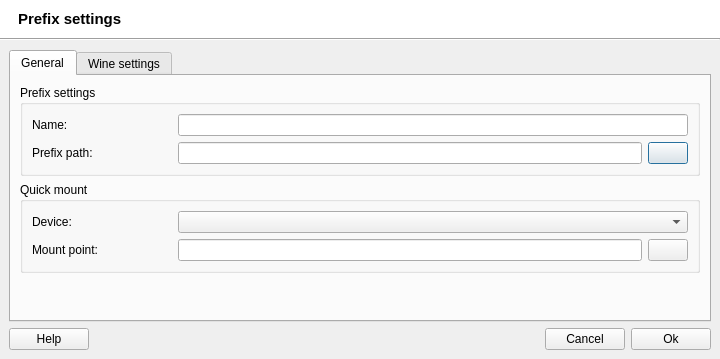
<?xml version="1.0" encoding="UTF-8"?>
<ui version="4.0">
 <class>PrefixSettings</class>
 <widget class="QDialog" name="PrefixSettings">
  <property name="geometry">
   <rect>
    <x>0</x>
    <y>0</y>
    <width>718</width>
    <height>359</height>
   </rect>
  </property>
  <property name="windowTitle">
   <string>Prefix settings</string>
  </property>
  <property name="windowIcon">
   <iconset>
    <normaloff>:/data/q4wine.png</normaloff>:/data/q4wine.png</iconset>
  </property>
  <layout class="QVBoxLayout">
   <property name="spacing">
    <number>0</number>
   </property>
   <property name="margin">
    <number>0</number>
   </property>
   <item>
    <widget class="QWidget" name="widget_7" native="true">
     <property name="palette">
      <palette>
       <active>
        <colorrole role="Button">
         <brush brushstyle="SolidPattern">
          <color alpha="255">
           <red>255</red>
           <green>255</green>
           <blue>255</blue>
          </color>
         </brush>
        </colorrole>
        <colorrole role="Midlight">
         <brush brushstyle="SolidPattern">
          <color alpha="255">
           <red>255</red>
           <green>255</green>
           <blue>255</blue>
          </color>
         </brush>
        </colorrole>
        <colorrole role="Base">
         <brush brushstyle="SolidPattern">
          <color alpha="255">
           <red>255</red>
           <green>255</green>
           <blue>255</blue>
          </color>
         </brush>
        </colorrole>
        <colorrole role="Window">
         <brush brushstyle="SolidPattern">
          <color alpha="255">
           <red>255</red>
           <green>255</green>
           <blue>255</blue>
          </color>
         </brush>
        </colorrole>
       </active>
       <inactive>
        <colorrole role="Button">
         <brush brushstyle="SolidPattern">
          <color alpha="255">
           <red>255</red>
           <green>255</green>
           <blue>255</blue>
          </color>
         </brush>
        </colorrole>
        <colorrole role="Midlight">
         <brush brushstyle="SolidPattern">
          <color alpha="255">
           <red>255</red>
           <green>255</green>
           <blue>255</blue>
          </color>
         </brush>
        </colorrole>
        <colorrole role="Base">
         <brush brushstyle="SolidPattern">
          <color alpha="255">
           <red>255</red>
           <green>255</green>
           <blue>255</blue>
          </color>
         </brush>
        </colorrole>
        <colorrole role="Window">
         <brush brushstyle="SolidPattern">
          <color alpha="255">
           <red>255</red>
           <green>255</green>
           <blue>255</blue>
          </color>
         </brush>
        </colorrole>
       </inactive>
       <disabled>
        <colorrole role="Button">
         <brush brushstyle="SolidPattern">
          <color alpha="255">
           <red>255</red>
           <green>255</green>
           <blue>255</blue>
          </color>
         </brush>
        </colorrole>
        <colorrole role="Midlight">
         <brush brushstyle="SolidPattern">
          <color alpha="255">
           <red>255</red>
           <green>255</green>
           <blue>255</blue>
          </color>
         </brush>
        </colorrole>
        <colorrole role="Base">
         <brush brushstyle="SolidPattern">
          <color alpha="255">
           <red>255</red>
           <green>255</green>
           <blue>255</blue>
          </color>
         </brush>
        </colorrole>
        <colorrole role="Window">
         <brush brushstyle="SolidPattern">
          <color alpha="255">
           <red>255</red>
           <green>255</green>
           <blue>255</blue>
          </color>
         </brush>
        </colorrole>
       </disabled>
      </palette>
     </property>
     <property name="autoFillBackground">
      <bool>true</bool>
     </property>
     <layout class="QHBoxLayout">
      <property name="leftMargin">
       <number>18</number>
      </property>
      <item>
       <widget class="QLabel" name="lblCaption">
        <property name="font">
         <font>
          <pointsize>11</pointsize>
          <weight>75</weight>
          <bold>true</bold>
         </font>
        </property>
        <property name="text">
         <string>Prefix settings</string>
        </property>
       </widget>
      </item>
      <item>
       <spacer>
        <property name="orientation">
         <enum>Qt::Horizontal</enum>
        </property>
        <property name="sizeHint" stdset="0">
         <size>
          <width>40</width>
          <height>20</height>
         </size>
        </property>
       </spacer>
      </item>
      <item>
       <widget class="QLabel" name="lblLogo">
        <property name="text">
         <string/>
        </property>
        <property name="pixmap">
         <pixmap>:/data/exec.png</pixmap>
        </property>
       </widget>
      </item>
     </layout>
    </widget>
   </item>
   <item>
    <widget class="Line" name="line">
     <property name="orientation">
      <enum>Qt::Horizontal</enum>
     </property>
    </widget>
   </item>
   <item>
    <widget class="QWidget" name="widget" native="true">
     <layout class="QVBoxLayout">
      <item>
       <widget class="QTabWidget" name="twbGeneral">
        <property name="currentIndex">
         <number>0</number>
        </property>
        <widget class="QWidget" name="tab_4">
         <attribute name="title">
          <string>General</string>
         </attribute>
         <layout class="QVBoxLayout">
          <item>
           <widget class="QGroupBox" name="groupBox_5">
            <property name="title">
             <string>Prefix settings</string>
            </property>
            <layout class="QVBoxLayout">
             <item>
              <widget class="QWidget" name="widget_15" native="true">
               <layout class="QHBoxLayout">
                <property name="margin">
                 <number>0</number>
                </property>
                <item>
                 <widget class="QLabel" name="label_14">
                  <property name="minimumSize">
                   <size>
                    <width>140</width>
                    <height>0</height>
                   </size>
                  </property>
                  <property name="maximumSize">
                   <size>
                    <width>140</width>
                    <height>16777215</height>
                   </size>
                  </property>
                  <property name="text">
                   <string>Name:</string>
                  </property>
                 </widget>
                </item>
                <item>
                 <widget class="QLineEdit" name="txtPrefixName"/>
                </item>
               </layout>
              </widget>
             </item>
             <item>
              <widget class="QWidget" name="widget_16" native="true">
               <layout class="QHBoxLayout">
                <property name="margin">
                 <number>0</number>
                </property>
                <item>
                 <widget class="QLabel" name="label_15">
                  <property name="minimumSize">
                   <size>
                    <width>140</width>
                    <height>0</height>
                   </size>
                  </property>
                  <property name="maximumSize">
                   <size>
                    <width>140</width>
                    <height>16777215</height>
                   </size>
                  </property>
                  <property name="text">
                   <string>Prefix path:</string>
                  </property>
                 </widget>
                </item>
                <item>
                 <widget class="QLineEdit" name="txtPrefixPath"/>
                </item>
                <item>
                 <widget class="QPushButton" name="cmdGetPrefixPath">
                  <property name="text">
                   <string/>
                  </property>
                  <property name="iconSize">
                   <size>
                    <width>16</width>
                    <height>16</height>
                   </size>
                  </property>
                 </widget>
                </item>
               </layout>
              </widget>
             </item>
            </layout>
           </widget>
          </item>
          <item>
           <widget class="QGroupBox" name="groupBox_7">
            <property name="title">
             <string>Quick mount</string>
            </property>
            <layout class="QVBoxLayout">
             <item>
              <widget class="QWidget" name="widget_17" native="true">
               <layout class="QHBoxLayout">
                <property name="margin">
                 <number>0</number>
                </property>
                <item>
                 <widget class="QLabel" name="label_16">
                  <property name="minimumSize">
                   <size>
                    <width>140</width>
                    <height>0</height>
                   </size>
                  </property>
                  <property name="maximumSize">
                   <size>
                    <width>140</width>
                    <height>16777215</height>
                   </size>
                  </property>
                  <property name="text">
                   <string>Device:</string>
                  </property>
                 </widget>
                </item>
                <item>
                 <widget class="QComboBox" name="comboDeviceList"/>
                </item>
               </layout>
              </widget>
             </item>
             <item>
              <widget class="QWidget" name="widget_18" native="true">
               <layout class="QHBoxLayout">
                <property name="margin">
                 <number>0</number>
                </property>
                <item>
                 <widget class="QLabel" name="label_17">
                  <property name="minimumSize">
                   <size>
                    <width>140</width>
                    <height>0</height>
                   </size>
                  </property>
                  <property name="maximumSize">
                   <size>
                    <width>140</width>
                    <height>16777215</height>
                   </size>
                  </property>
                  <property name="text">
                   <string>Mount point:</string>
                  </property>
                 </widget>
                </item>
                <item>
                 <widget class="QLineEdit" name="txtMountPoint"/>
                </item>
                <item>
                 <widget class="QPushButton" name="cmdGetMountPoint">
                  <property name="text">
                   <string/>
                  </property>
                  <property name="iconSize">
                   <size>
                    <width>16</width>
                    <height>16</height>
                   </size>
                  </property>
                 </widget>
                </item>
               </layout>
              </widget>
             </item>
            </layout>
           </widget>
          </item>
          <item>
           <spacer>
            <property name="orientation">
             <enum>Qt::Vertical</enum>
            </property>
            <property name="sizeHint" stdset="0">
             <size>
              <width>680</width>
              <height>21</height>
             </size>
            </property>
           </spacer>
          </item>
         </layout>
        </widget>
        <widget class="QWidget" name="tab">
         <attribute name="title">
          <string>Wine settings</string>
         </attribute>
         <layout class="QVBoxLayout">
          <item>
           <widget class="QGroupBox" name="groupBox">
            <property name="title">
             <string>Wine settings</string>
            </property>
            <layout class="QVBoxLayout">
             <item>
              <widget class="QLabel" name="label_4">
               <property name="sizePolicy">
                <sizepolicy hsizetype="Preferred" vsizetype="MinimumExpanding">
                 <horstretch>0</horstretch>
                 <verstretch>0</verstretch>
                </sizepolicy>
               </property>
               <property name="text">
                <string>If you wish to use different wine versions, you may wish set custom wine paths here.
Note: leave it blank for default.</string>
               </property>
               <property name="scaledContents">
                <bool>false</bool>
               </property>
               <property name="wordWrap">
                <bool>true</bool>
               </property>
              </widget>
             </item>
             <item>
              <widget class="QWidget" name="widget_2" native="true">
               <layout class="QHBoxLayout">
                <property name="margin">
                 <number>0</number>
                </property>
                <item>
                 <widget class="QLabel" name="label">
                  <property name="minimumSize">
                   <size>
                    <width>140</width>
                    <height>0</height>
                   </size>
                  </property>
                  <property name="maximumSize">
                   <size>
                    <width>140</width>
                    <height>16777215</height>
                   </size>
                  </property>
                  <property name="text">
                   <string>Bin:</string>
                  </property>
                 </widget>
                </item>
                <item>
                 <widget class="QLineEdit" name="txtWineBin"/>
                </item>
                <item>
                 <widget class="QPushButton" name="cmdGetWineBin">
                  <property name="text">
                   <string/>
                  </property>
                  <property name="iconSize">
                   <size>
                    <width>16</width>
                    <height>16</height>
                   </size>
                  </property>
                 </widget>
                </item>
               </layout>
              </widget>
             </item>
             <item>
              <widget class="QWidget" name="widget_4" native="true">
               <layout class="QHBoxLayout">
                <property name="margin">
                 <number>0</number>
                </property>
                <item>
                 <widget class="QLabel" name="label_2">
                  <property name="minimumSize">
                   <size>
                    <width>140</width>
                    <height>0</height>
                   </size>
                  </property>
                  <property name="maximumSize">
                   <size>
                    <width>140</width>
                    <height>16777215</height>
                   </size>
                  </property>
                  <property name="text">
                   <string>Server:</string>
                  </property>
                 </widget>
                </item>
                <item>
                 <widget class="QLineEdit" name="txtWineServerBin"/>
                </item>
                <item>
                 <widget class="QPushButton" name="cmdGetWineServerBin">
                  <property name="text">
                   <string/>
                  </property>
                  <property name="iconSize">
                   <size>
                    <width>16</width>
                    <height>16</height>
                   </size>
                  </property>
                 </widget>
                </item>
               </layout>
              </widget>
             </item>
             <item>
              <widget class="QWidget" name="widget_10" native="true">
               <layout class="QHBoxLayout">
                <property name="margin">
                 <number>0</number>
                </property>
                <item>
                 <widget class="QLabel" name="label_3">
                  <property name="minimumSize">
                   <size>
                    <width>140</width>
                    <height>0</height>
                   </size>
                  </property>
                  <property name="maximumSize">
                   <size>
                    <width>140</width>
                    <height>16777215</height>
                   </size>
                  </property>
                  <property name="text">
                   <string>Loader:</string>
                  </property>
                 </widget>
                </item>
                <item>
                 <widget class="QLineEdit" name="txtWineLoaderBin"/>
                </item>
                <item>
                 <widget class="QPushButton" name="cmdGetWineLoaderBin">
                  <property name="text">
                   <string/>
                  </property>
                  <property name="iconSize">
                   <size>
                    <width>16</width>
                    <height>16</height>
                   </size>
                  </property>
                 </widget>
                </item>
               </layout>
              </widget>
             </item>
             <item>
              <widget class="QWidget" name="widget_11" native="true">
               <layout class="QHBoxLayout">
                <property name="margin">
                 <number>0</number>
                </property>
                <item>
                 <widget class="QLabel" name="label_11">
                  <property name="minimumSize">
                   <size>
                    <width>140</width>
                    <height>0</height>
                   </size>
                  </property>
                  <property name="maximumSize">
                   <size>
                    <width>140</width>
                    <height>16777215</height>
                   </size>
                  </property>
                  <property name="text">
                   <string>Libs:</string>
                  </property>
                 </widget>
                </item>
                <item>
                 <widget class="QLineEdit" name="txtWineLibs"/>
                </item>
                <item>
                 <widget class="QPushButton" name="cmdGetWineLibs">
                  <property name="text">
                   <string/>
                  </property>
                  <property name="iconSize">
                   <size>
                    <width>16</width>
                    <height>16</height>
                   </size>
                  </property>
                 </widget>
                </item>
               </layout>
              </widget>
             </item>
            </layout>
           </widget>
          </item>
          <item>
           <spacer>
            <property name="orientation">
             <enum>Qt::Vertical</enum>
            </property>
            <property name="sizeHint" stdset="0">
             <size>
              <width>680</width>
              <height>31</height>
             </size>
            </property>
           </spacer>
          </item>
         </layout>
        </widget>
       </widget>
      </item>
      <item>
       <layout class="QHBoxLayout">
        <item>
         <widget class="QPushButton" name="cmdHelp">
          <property name="text">
           <string>Help</string>
          </property>
         </widget>
        </item>
        <item>
         <spacer>
          <property name="orientation">
           <enum>Qt::Horizontal</enum>
          </property>
          <property name="sizeHint" stdset="0">
           <size>
            <width>40</width>
            <height>20</height>
           </size>
          </property>
         </spacer>
        </item>
        <item>
         <widget class="QPushButton" name="cmdCancel">
          <property name="text">
           <string>Cancel</string>
          </property>
         </widget>
        </item>
        <item>
         <widget class="QPushButton" name="cmdOk">
          <property name="text">
           <string>Ok</string>
          </property>
         </widget>
        </item>
       </layout>
      </item>
     </layout>
    </widget>
   </item>
  </layout>
 </widget>
 <resources/>
 <connections/>
</ui>
